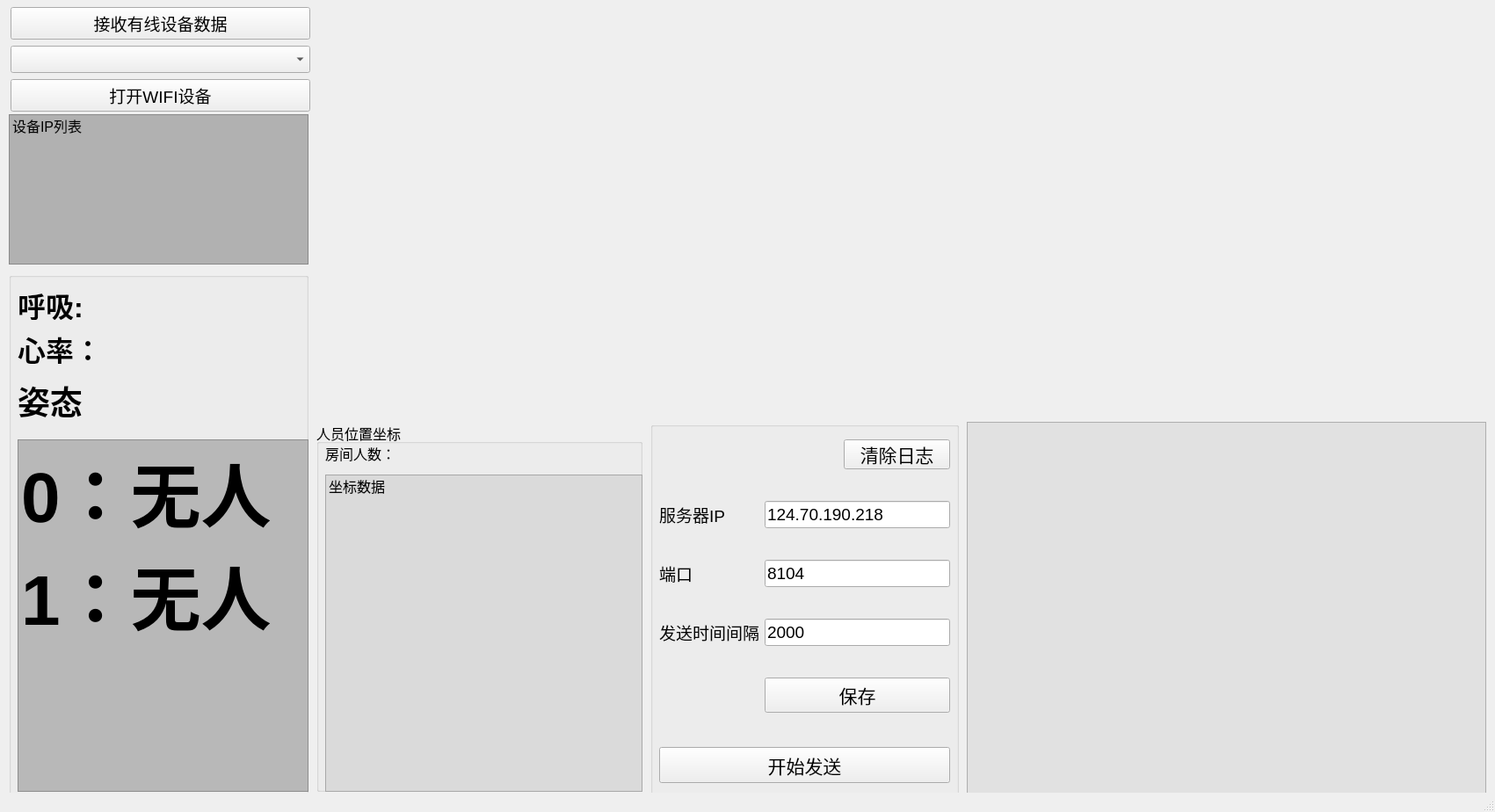
<?xml version="1.0" encoding="UTF-8"?>
<ui version="4.0">
 <class>MainWindow</class>
 <widget class="QMainWindow" name="MainWindow">
  <property name="geometry">
   <rect>
    <x>0</x>
    <y>0</y>
    <width>1701</width>
    <height>924</height>
   </rect>
  </property>
  <property name="font">
   <font>
    <bold>true</bold>
   </font>
  </property>
  <property name="windowTitle">
   <string>MainWindow</string>
  </property>
  <widget class="QWidget" name="centralwidget">
   <widget class="QWidget" name="verticalLayoutWidget_2">
    <property name="geometry">
     <rect>
      <x>880</x>
      <y>240</y>
      <width>401</width>
      <height>231</height>
     </rect>
    </property>
    <layout class="QVBoxLayout" name="graph2"/>
   </widget>
   <widget class="QWidget" name="verticalLayoutWidget_4">
    <property name="geometry">
     <rect>
      <x>880</x>
      <y>0</y>
      <width>401</width>
      <height>231</height>
     </rect>
    </property>
    <layout class="QVBoxLayout" name="graph4"/>
   </widget>
   <widget class="QWidget" name="verticalLayoutWidget_5">
    <property name="geometry">
     <rect>
      <x>1290</x>
      <y>0</y>
      <width>401</width>
      <height>231</height>
     </rect>
    </property>
    <layout class="QVBoxLayout" name="graph5"/>
   </widget>
   <widget class="QWidget" name="verticalLayoutWidget_6">
    <property name="geometry">
     <rect>
      <x>1290</x>
      <y>240</y>
      <width>401</width>
      <height>231</height>
     </rect>
    </property>
    <layout class="QVBoxLayout" name="graph6">
     <property name="sizeConstraint">
      <enum>QLayout::SetMaximumSize</enum>
     </property>
    </layout>
   </widget>
   <widget class="QPlainTextEdit" name="plainTextEdit_send">
    <property name="geometry">
     <rect>
      <x>1100</x>
      <y>480</y>
      <width>591</width>
      <height>461</height>
     </rect>
    </property>
    <property name="styleSheet">
     <string notr="true">background-color: rgb(225, 225, 225);</string>
    </property>
   </widget>
   <widget class="QListWidget" name="listWidget_2">
    <property name="geometry">
     <rect>
      <x>10</x>
      <y>130</y>
      <width>341</width>
      <height>171</height>
     </rect>
    </property>
    <property name="font">
     <font>
      <pointsize>12</pointsize>
      <bold>false</bold>
     </font>
    </property>
    <property name="styleSheet">
     <string notr="true">background-color: rgb(177, 177, 177);</string>
    </property>
    <item>
     <property name="text">
      <string>设备IP列表</string>
     </property>
    </item>
   </widget>
   <widget class="QGroupBox" name="groupBox">
    <property name="geometry">
     <rect>
      <x>10</x>
      <y>310</y>
      <width>341</width>
      <height>601</height>
     </rect>
    </property>
    <property name="title">
     <string/>
    </property>
    <widget class="QLabel" name="label_T1_2">
     <property name="geometry">
      <rect>
       <x>10</x>
       <y>20</y>
       <width>301</width>
       <height>34</height>
      </rect>
     </property>
     <property name="font">
      <font>
       <pointsize>24</pointsize>
       <bold>true</bold>
      </font>
     </property>
     <property name="text">
      <string>呼吸:</string>
     </property>
    </widget>
    <widget class="QLabel" name="label_T2_2">
     <property name="geometry">
      <rect>
       <x>10</x>
       <y>70</y>
       <width>311</width>
       <height>34</height>
      </rect>
     </property>
     <property name="sizePolicy">
      <sizepolicy hsizetype="Expanding" vsizetype="Preferred">
       <horstretch>1</horstretch>
       <verstretch>0</verstretch>
      </sizepolicy>
     </property>
     <property name="font">
      <font>
       <pointsize>24</pointsize>
       <bold>true</bold>
      </font>
     </property>
     <property name="text">
      <string>心率：</string>
     </property>
    </widget>
    <widget class="QLabel" name="label_T2_3">
     <property name="geometry">
      <rect>
       <x>10</x>
       <y>120</y>
       <width>101</width>
       <height>51</height>
      </rect>
     </property>
     <property name="sizePolicy">
      <sizepolicy hsizetype="Expanding" vsizetype="Preferred">
       <horstretch>1</horstretch>
       <verstretch>0</verstretch>
      </sizepolicy>
     </property>
     <property name="font">
      <font>
       <pointsize>28</pointsize>
       <bold>true</bold>
      </font>
     </property>
     <property name="text">
      <string>姿态</string>
     </property>
    </widget>
    <widget class="QListWidget" name="listWidget_posture">
     <property name="geometry">
      <rect>
       <x>10</x>
       <y>190</y>
       <width>331</width>
       <height>401</height>
      </rect>
     </property>
     <property name="font">
      <font>
       <pointsize>60</pointsize>
       <bold>true</bold>
      </font>
     </property>
     <property name="styleSheet">
      <string notr="true">background-color: rgb(184, 184, 184);</string>
     </property>
     <item>
      <property name="text">
       <string>0：无人</string>
      </property>
     </item>
     <item>
      <property name="text">
       <string>1：无人</string>
      </property>
     </item>
    </widget>
   </widget>
   <widget class="QGroupBox" name="groupBox_2">
    <property name="geometry">
     <rect>
      <x>360</x>
      <y>480</y>
      <width>371</width>
      <height>421</height>
     </rect>
    </property>
    <property name="font">
     <font>
      <pointsize>12</pointsize>
      <bold>false</bold>
     </font>
    </property>
    <property name="title">
     <string>人员位置坐标</string>
    </property>
    <widget class="QListWidget" name="listWidgetPersonLocation">
     <property name="geometry">
      <rect>
       <x>10</x>
       <y>60</y>
       <width>361</width>
       <height>361</height>
      </rect>
     </property>
     <property name="font">
      <font>
       <pointsize>12</pointsize>
       <bold>false</bold>
      </font>
     </property>
     <property name="styleSheet">
      <string notr="true">background-color: rgb(218, 218, 218);</string>
     </property>
     <item>
      <property name="text">
       <string>坐标数据</string>
      </property>
     </item>
    </widget>
    <widget class="QLabel" name="label_4">
     <property name="geometry">
      <rect>
       <x>10</x>
       <y>20</y>
       <width>91</width>
       <height>31</height>
      </rect>
     </property>
     <property name="text">
      <string>房间人数：</string>
     </property>
    </widget>
    <widget class="QLabel" name="label_personNumber">
     <property name="geometry">
      <rect>
       <x>100</x>
       <y>20</y>
       <width>161</width>
       <height>31</height>
      </rect>
     </property>
     <property name="text">
      <string/>
     </property>
    </widget>
   </widget>
   <widget class="QGroupBox" name="groupBox_4">
    <property name="geometry">
     <rect>
      <x>740</x>
      <y>480</y>
      <width>351</width>
      <height>461</height>
     </rect>
    </property>
    <property name="title">
     <string/>
    </property>
    <widget class="QWidget" name="layoutWidget">
     <property name="geometry">
      <rect>
       <x>10</x>
       <y>60</y>
       <width>331</width>
       <height>301</height>
      </rect>
     </property>
     <layout class="QGridLayout" name="gridLayout">
      <item row="0" column="1">
       <widget class="QLineEdit" name="lineEdit_IP">
        <property name="font">
         <font>
          <pointsize>14</pointsize>
          <bold>false</bold>
         </font>
        </property>
        <property name="text">
         <string>124.70.190.218</string>
        </property>
       </widget>
      </item>
      <item row="2" column="0">
       <widget class="QLabel" name="label_3">
        <property name="font">
         <font>
          <pointsize>14</pointsize>
          <bold>false</bold>
         </font>
        </property>
        <property name="text">
         <string>发送时间间隔</string>
        </property>
       </widget>
      </item>
      <item row="3" column="1">
       <widget class="QPushButton" name="btn_save_server">
        <property name="font">
         <font>
          <pointsize>16</pointsize>
          <bold>false</bold>
         </font>
        </property>
        <property name="text">
         <string>保存</string>
        </property>
       </widget>
      </item>
      <item row="2" column="1">
       <widget class="QLineEdit" name="lineEdit_span_millisecond">
        <property name="font">
         <font>
          <pointsize>14</pointsize>
          <bold>false</bold>
         </font>
        </property>
        <property name="text">
         <string>2000</string>
        </property>
       </widget>
      </item>
      <item row="1" column="0">
       <widget class="QLabel" name="label_2">
        <property name="font">
         <font>
          <pointsize>14</pointsize>
          <bold>false</bold>
         </font>
        </property>
        <property name="text">
         <string>端口</string>
        </property>
       </widget>
      </item>
      <item row="0" column="0">
       <widget class="QLabel" name="label">
        <property name="font">
         <font>
          <pointsize>14</pointsize>
          <bold>false</bold>
         </font>
        </property>
        <property name="text">
         <string>服务器IP</string>
        </property>
       </widget>
      </item>
      <item row="1" column="1">
       <widget class="QLineEdit" name="lineEdit_port">
        <property name="font">
         <font>
          <pointsize>14</pointsize>
          <bold>false</bold>
         </font>
        </property>
        <property name="text">
         <string>8104</string>
        </property>
       </widget>
      </item>
     </layout>
    </widget>
    <widget class="QPushButton" name="btn_clear_log">
     <property name="geometry">
      <rect>
       <x>220</x>
       <y>20</y>
       <width>121</width>
       <height>34</height>
      </rect>
     </property>
     <property name="font">
      <font>
       <pointsize>16</pointsize>
       <bold>false</bold>
      </font>
     </property>
     <property name="text">
      <string>清除日志</string>
     </property>
    </widget>
    <widget class="QPushButton" name="btn_start_send">
     <property name="geometry">
      <rect>
       <x>10</x>
       <y>370</y>
       <width>331</width>
       <height>41</height>
      </rect>
     </property>
     <property name="font">
      <font>
       <pointsize>16</pointsize>
       <bold>false</bold>
      </font>
     </property>
     <property name="text">
      <string>开始发送</string>
     </property>
    </widget>
   </widget>
   <widget class="QWidget" name="layoutWidget">
    <property name="geometry">
     <rect>
      <x>12</x>
      <y>7</y>
      <width>341</width>
      <height>121</height>
     </rect>
    </property>
    <layout class="QVBoxLayout" name="verticalLayout">
     <item>
      <widget class="QPushButton" name="btn1">
       <property name="font">
        <font>
         <pointsize>14</pointsize>
         <bold>false</bold>
        </font>
       </property>
       <property name="text">
        <string>接收有线设备数据</string>
       </property>
      </widget>
     </item>
     <item>
      <widget class="QComboBox" name="comboBox">
       <property name="font">
        <font>
         <pointsize>14</pointsize>
         <bold>false</bold>
        </font>
       </property>
      </widget>
     </item>
     <item>
      <widget class="QPushButton" name="btn_open_wifi">
       <property name="font">
        <font>
         <pointsize>14</pointsize>
         <bold>false</bold>
        </font>
       </property>
       <property name="text">
        <string>打开WIFI设备</string>
       </property>
      </widget>
     </item>
    </layout>
   </widget>
   <widget class="QWidget" name="verticalLayoutWidget_10">
    <property name="geometry">
     <rect>
      <x>360</x>
      <y>0</y>
      <width>511</width>
      <height>471</height>
     </rect>
    </property>
    <layout class="QVBoxLayout" name="graph8"/>
   </widget>
  </widget>
  <widget class="QStatusBar" name="statusbar"/>
 </widget>
 <resources/>
 <connections/>
</ui>
